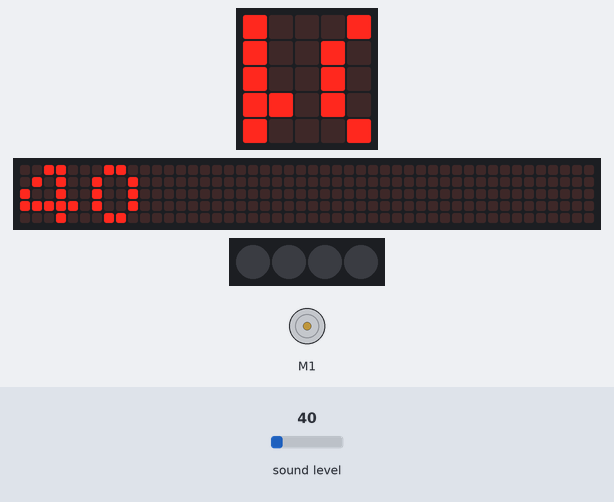
Bench run of a program on a simulated BBC micro:bit (MakeCode). Shown: the board's 5×5 LED display, a strip that is not on the board, showing the scrolling text unrolled, DC motor (green arrow = forward, orange = backward, longer = faster), 4 RGB LEDs in strip order, left to right. The inputs (shaded band) are chosen by the test bench; at power-on: sound level 40. Dim RGB values are drawn brighter than linear; the 48×5 strip is a reading aid, not a part: it shows the text the display is scrolling, unrolled, one strip-width of it at a time.

Above: at 1.27 s.
1.3 s: sound level set to 64
At 2.79 s:
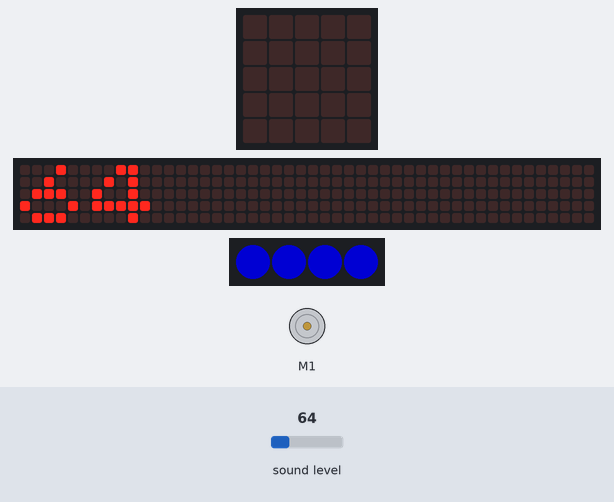
4.9 s: sound level set to 5
At 6.7 s:
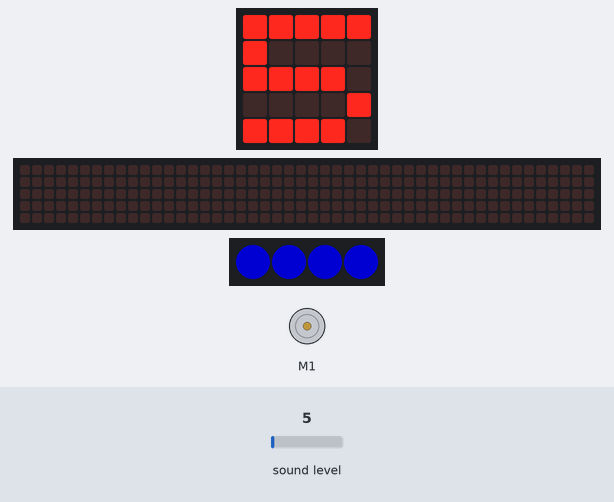
8.5 s: sound level set to 128
At 12.29 s:
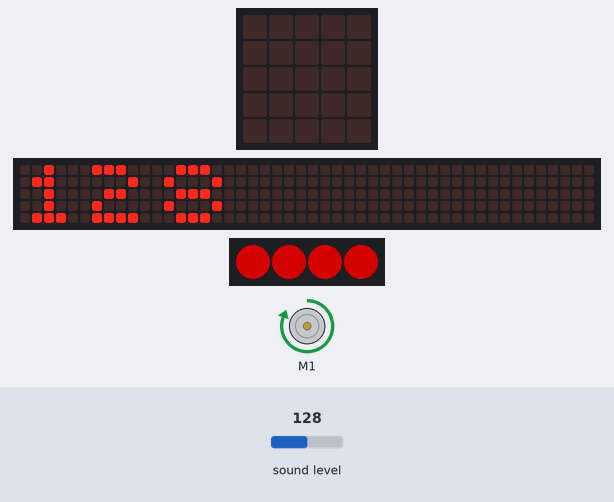
Timing chart, 0 to 13.8 s (numbered marks = the images above; inputs shaded):
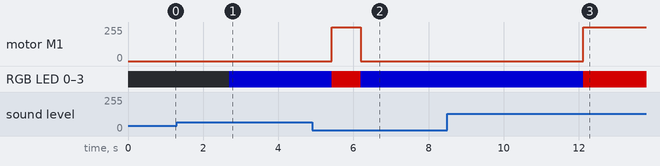

Measured:
- after the input at 8.5 s, motor M1: stopped → forward 255/255 after 3.6 s; RGB LED 0–3: RGB(0, 0, 127) → RGB(127, 0, 0) after 3.6 s; the display: first changes at once (image 3 shows a later state)

The program:

main.ts
```typescript
let sonido = 0
let strip = neopixel.create(DigitalPin.P0, 4, NeoPixelMode.RGB)
basic.forever(function () {
    sonido = input.soundLevel()
    basic.showNumber(sonido)
    if (sonido > 50) {
        maqueen.motorRun(maqueen.Motors.M1, maqueen.Dir.CW, 255)
        strip.showColor(neopixel.colors(NeoPixelColors.Red))
    } else {
        maqueen.motorStop(maqueen.Motors.M1)
        strip.showColor(neopixel.colors(NeoPixelColors.Blue))
    }
})
```

test.ts
```typescript
// aquí va el archivo "tests"; esto no se compilará cuando este paquete se utilice como una extensión.
```
